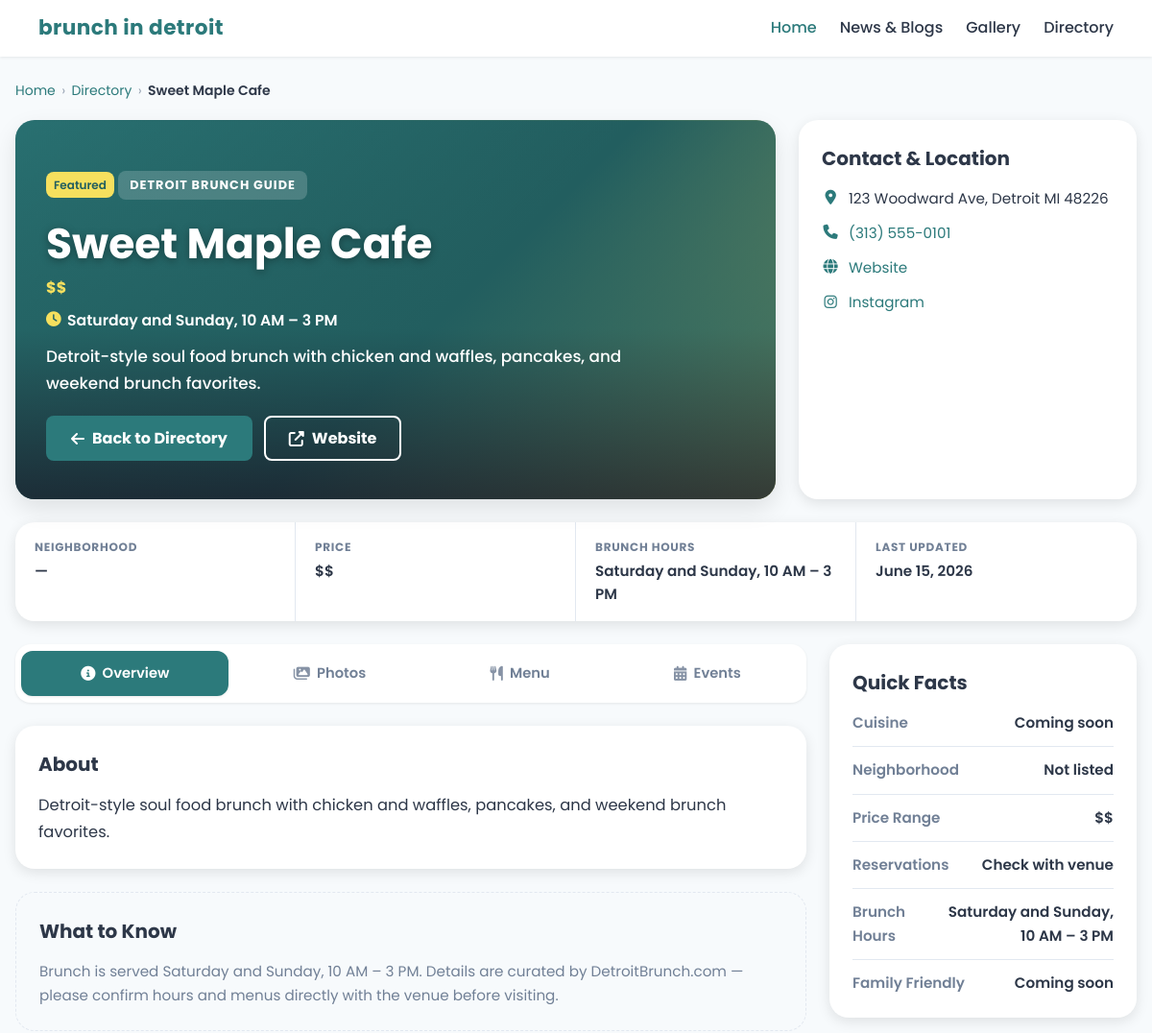
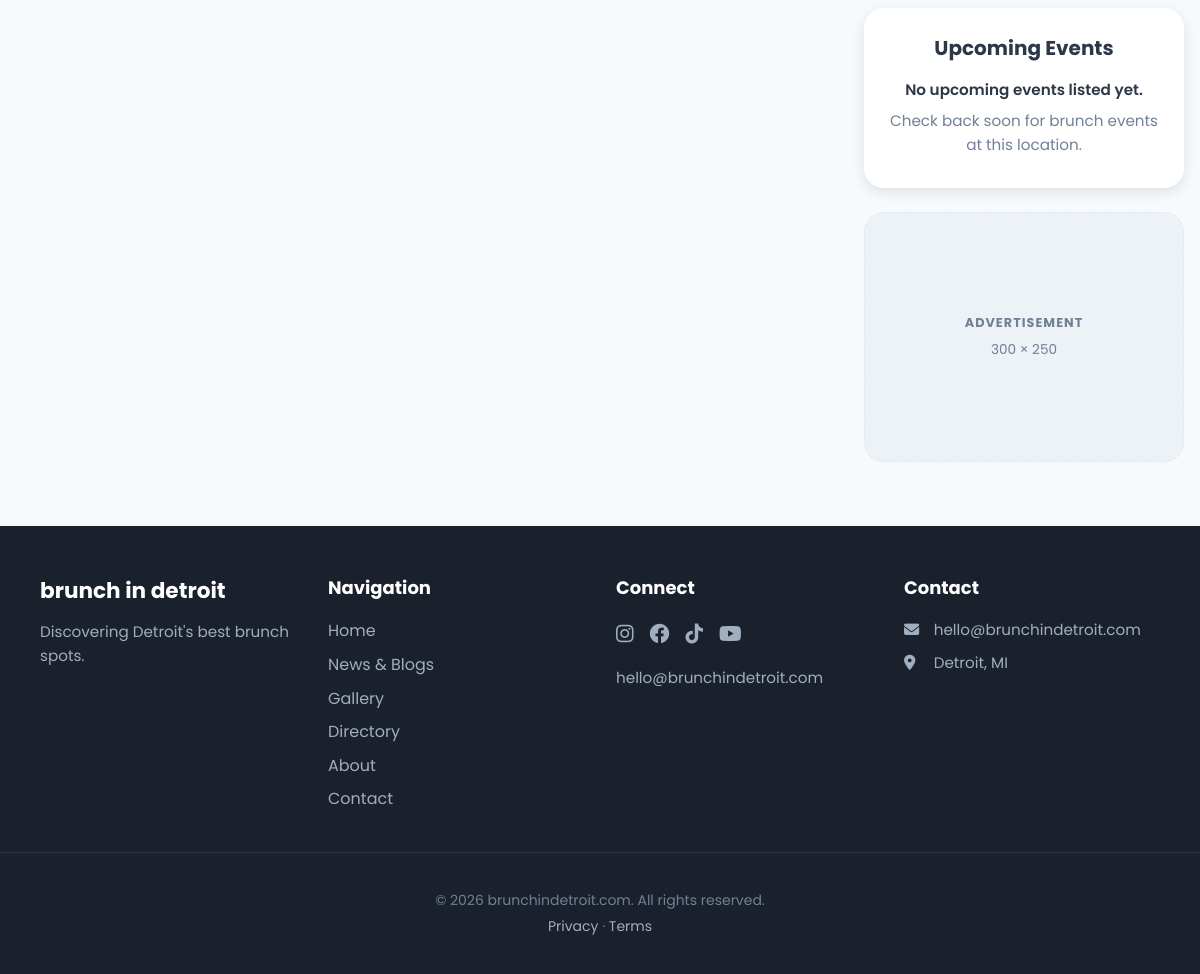
Screenshot of /venue.php?slug=sweet-maple-cafe with the database file from the repository (2 pictures, top to bottom).
### tables this page shows
CREATE TABLE IF NOT EXISTS venues (
  id INT UNSIGNED NOT NULL AUTO_INCREMENT,
  slug VARCHAR(160) NOT NULL,
  name VARCHAR(200) NOT NULL,
  description TEXT NULL,
  address_line1 VARCHAR(200) NULL,
  address_line2 VARCHAR(200) NULL,
  city VARCHAR(100) NOT NULL DEFAULT 'Detroit',
  state VARCHAR(50) NOT NULL DEFAULT 'MI',
  zip VARCHAR(20) NULL,
  phone VARCHAR(40) NULL,
  website_url VARCHAR(500) NULL,
  instagram_url VARCHAR(500) NULL,
  facebook_url VARCHAR(500) NULL,
  neighborhood_id INT UNSIGNED NULL,
  price_range ENUM('$', '$$', '$$$', '$$$$') NULL,
  brunch_hours_note TEXT NULL,
  main_image_path VARCHAR(500) NULL,
  is_published TINYINT(1) NOT NULL DEFAULT 0,
  is_featured TINYINT(1) NOT NULL DEFAULT 0,
  featured_sort INT NOT NULL DEFAULT 0,
  menu_last_updated_at DATETIME NULL,
  published_at DATETIME NULL,
  created_at DATETIME NOT NULL DEFAULT CURRENT_TIMESTAMP,
  updated_at DATETIME NOT NULL DEFAULT CURRENT_TIMESTAMP ON UPDATE CURRENT_TIMESTAMP,
  PRIMARY KEY (id),
  UNIQUE KEY uq_venues_slug (slug),
  KEY idx_venues_neighborhood (neighborhood_id),
  KEY idx_venues_published_featured (is_published, is_featured),
  CONSTRAINT fk_venues_neighborhood
    FOREIGN KEY (neighborhood_id) REFERENCES neighborhoods (id)
    ON DELETE SET NULL ON UPDATE CASCADE
);

### app/views/venue-detail.php (the view, shortened to what the rows shown need)
    <?php
$hasNeighborhood = !empty($venue['neighborhood_name']);
$hasPrice        = !empty($venue['price_range']);
$hasHours        = !empty($venue['brunch_hours_note']);
$hasPhone        = !empty($venue['phone']);
$hasWebsite      = !empty($venue['website_url']);
$hasUpdated      = !empty($venue['updated_at']);
$hasImage  = !empty($venue['main_image_path']);
$imageUrl  = '';
$phoneTel = $hasPhone ? preg_replace('/[^0-9+]/', '', (string) $venue['phone']) : '';
$updatedFormatted = $hasUpdated ? date('F j, Y', strtotime((string) $venue['updated_at'])) : '';
require APP_ROOT . '/views/partials/header.php';
?>
<main>
    <section class="section section--muted venue-profile">
        <div class="container">
            <nav class="venue-breadcrumb" aria-label="Breadcrumb">
                <a href="<?= e(asset_url('index.php')) ?>">Home</a>
                <span class="venue-breadcrumb__sep" aria-hidden="true">&rsaquo;</span>
                <a href="<?= e(asset_url('directory.php')) ?>">Directory</a>
                <span class="venue-breadcrumb__sep" aria-hidden="true">&rsaquo;</span>
                <span class="venue-breadcrumb__current"><?= e($venue['name']) ?></span>
            </nav>
            <div class="venue-profile-top">
                <section class="venue-profile-hero <?= $hasImage ? '' : 'venue-profile-hero--fallback' ?>"<?php if ($hasImage): ?> style="background-image: url('<?= e($imageUrl) ?>');"<?php endif; ?>>
                    <div class="venue-profile-hero__content">
                        <?php if (!empty($venue['is_featured'])): ?>
                            <span class="badge badge--accent venue-profile-hero__featured">Featured</span>
                        <?php endif; ?>
                        <p class="eyebrow">Detroit Brunch Guide</p>
                        <h1 class="venue-profile-hero__title"><?= e($venue['name']) ?></h1>
                        <?php if ($hasNeighborhood || $hasPrice): ?>
                            <p class="venue-profile-hero__meta">
                                <?php if ($hasPrice): ?>
                                    <span class="venue-profile-hero__price"><?= e($venue['price_range']) ?></span>
                                <?php endif; ?>
                            </p>
                        <?php endif; ?>
                        <?php if ($hasHours): ?>
                            <p class="venue-profile-hero__hours">
                                <i class="fas fa-clock" aria-hidden="true"></i>
                                <?= e($venue['brunch_hours_note']) ?>
                            </p>
                        <?php endif; ?>
                        <?php if (!empty($venue['description'])): ?>
                            <p class="venue-profile-hero__description"><?= e($venue['description']) ?></p>
                        <?php endif; ?>
                        <div class="venue-profile-hero__actions">
                            <a class="btn btn--primary" href="<?= e(asset_url('directory.php')) ?>">
                            </a>
                            <?php if ($hasWebsite): ?>
                                <a class="btn btn--outline-light" href="<?= e($venue['website_url']) ?>" target="_blank" rel="noopener">
                                </a>
                            <?php endif; ?>
                        </div>
                    </div>
                </section>
                <aside class="venue-profile-contact">
                    <article class="venue-profile-panel">
                        <h2 class="venue-profile-panel__title">Contact & Location</h2>
                        <ul class="venue-profile-info-list">
                            <?php if ($hasPhone): ?>
                                <li class="venue-profile-info-list__item">
                                    <i class="fas fa-phone" aria-hidden="true"></i>
                                    <a href="tel:<?= e($phoneTel) ?>"><?= e($venue['phone']) ?></a>
                                </li>
                            <?php endif; ?>
                        </ul>
                    </article>
                </aside>
            </div>
            <div class="venue-profile-strip">
                <div class="venue-profile-strip__item">
                    <span class="venue-profile-strip__label">Price</span>
                    <span class="venue-profile-strip__value"><?= $hasPrice ? e($venue['price_range']) : '&mdash;' ?></span>
                </div>
                <div class="venue-profile-strip__item">
                    <span class="venue-profile-strip__label">Brunch Hours</span>
                    <span class="venue-profile-strip__value"><?= $hasHours ? e($venue['brunch_hours_note']) : '&mdash;' ?></span>
                </div>
                <div class="venue-profile-strip__item">
                    <span class="venue-profile-strip__label">Last Updated</span>
                    <span class="venue-profile-strip__value"><?= $updatedFormatted !== '' ? e($updatedFormatted) : '&mdash;' ?></span>
                </div>
            </div>
            <div class="venue-profile-layout">
                <div class="venue-profile-main">
                    <div class="venue-tabs" data-venue-tabs>
                        <div class="venue-tabs__panel" role="tabpanel"
                             id="venue-tabpanel-overview"
                             aria-labelledby="venue-tab-overview"
                             data-venue-tab-panel="overview">
                            <article class="venue-profile-panel">
                                <h2 class="venue-profile-panel__title">About</h2>
                                <?php if (!empty($venue['description'])): ?>
                                    <p class="venue-profile-about__text"><?= e($venue['description']) ?></p>
                                <?php else: ?>
                                    <p class="venue-profile-about__text venue-profile-about__text--muted">
                                        No description has been added for this venue yet.
                                    </p>
                                <?php endif; ?>
                            </article>
                            <article class="venue-profile-panel venue-profile-placeholder">
                                <h2 class="venue-profile-panel__title">What to Know</h2>
                                <p class="venue-profile-placeholder__text">
                                    <?php if ($hasHours): ?>
                                        Brunch is served <?= e($venue['brunch_hours_note']) ?>.
                                    <?php endif; ?>
                                    Details are curated by DetroitBrunch.com &mdash; please confirm hours and
                                    menus directly with the venue before visiting.
                                </p>
                            </article>
                        </div>
                    </div>
                </div>
                <aside class="venue-profile-sidebar">
                    <article class="venue-profile-panel">
                        <h2 class="venue-profile-panel__title">Quick Facts</h2>
                        <ul class="venue-profile-info-list venue-profile-info-list--facts">
                            <li class="venue-profile-info-list__item">
                                <span class="venue-profile-info-list__label">Price Range</span>
                                <span class="venue-profile-info-list__value"><?= $hasPrice ? e($venue['price_range']) : 'Not listed' ?></span>
                            </li>
                            <li class="venue-profile-info-list__item">
                                <span class="venue-profile-info-list__label">Brunch Hours</span>
                                <span class="venue-profile-info-list__value"><?= $hasHours ? e($venue['brunch_hours_note']) : 'Not listed' ?></span>
                            </li>
                        </ul>
                    </article>
                    <article class="venue-profile-panel venue-profile-panel--note">
                        <h2 class="venue-profile-panel__title">Upcoming Events</h2>
                    </article>
                </aside>
            </div>
        </div>
    </section>
</main>
<?php
require APP_ROOT . '/views/partials/footer.php';
?>

### rows the page displays
venues: name "Sweet Maple Cafe", price_range "$$", brunch_hours_note "Saturday and Sunday, 10 AM – 3 PM", description "Detroit-style soul food brunch with chicken and waffles, pancakes, and weekend brunch favorites.", phone "(313) 555-0101", updated_at "June 15, 2026"

### other values shown
site_name_display() "brunch in detroit"
$addressLine "123 Woodward Ave, Detroit MI 48226"
site_domain() "brunchindetroit.com"
